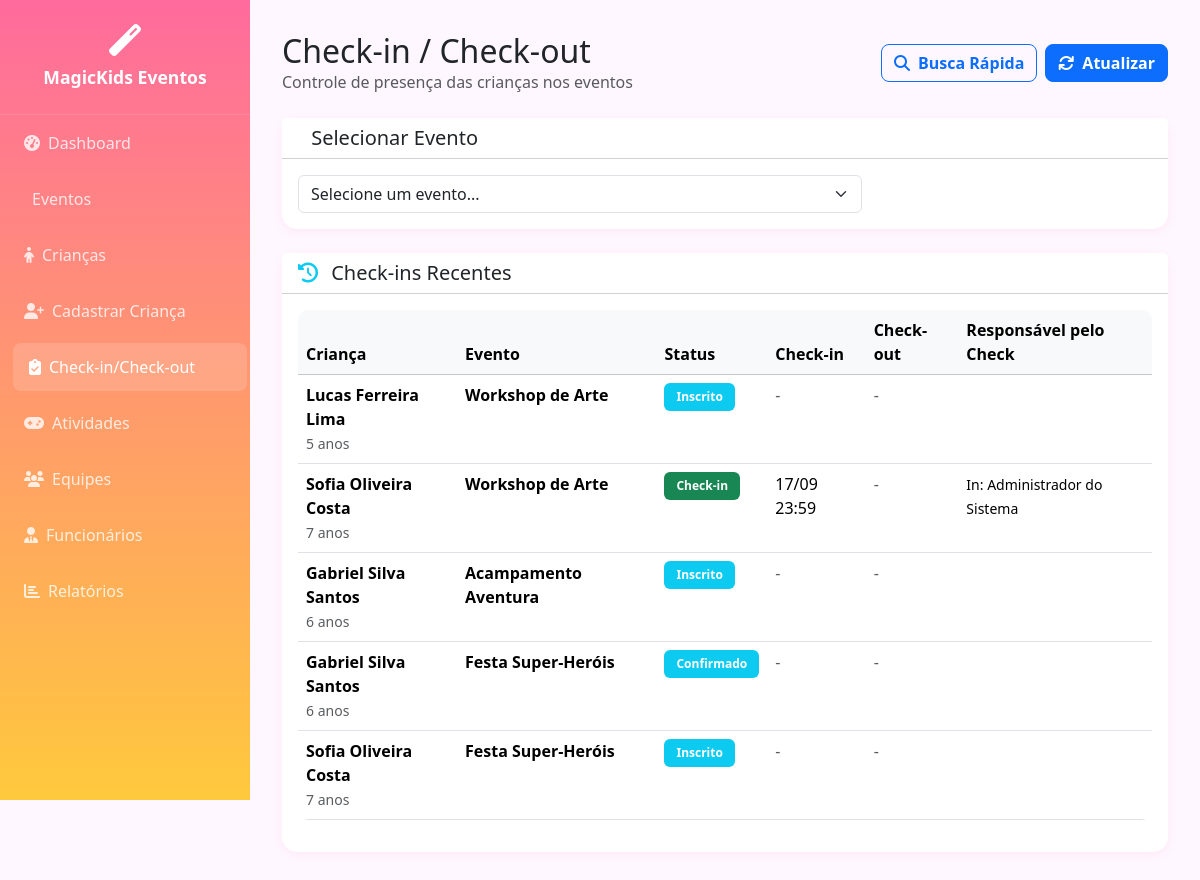
The page /checkin.php (signed in) on the database as committed earlier.
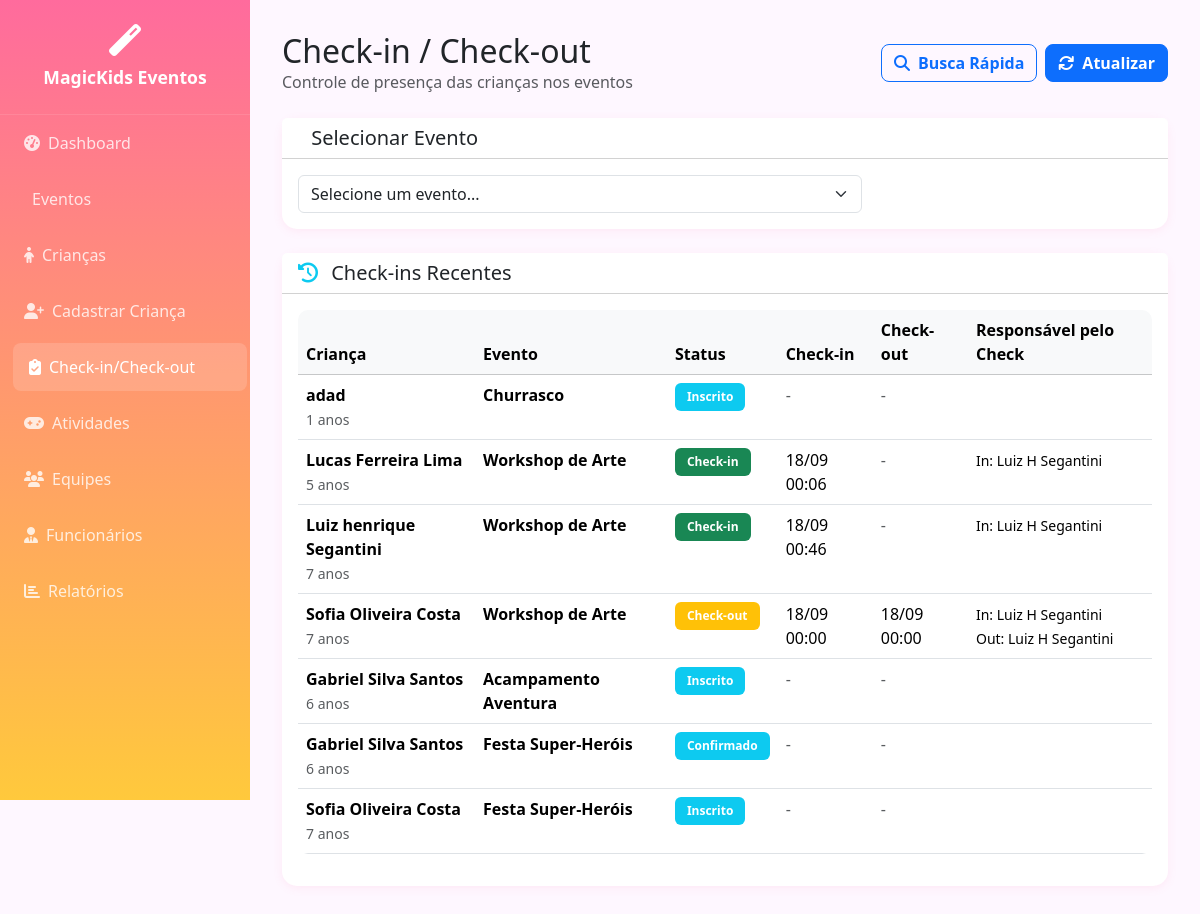
The same page on the database as committed later.
### tables this page shows
CREATE TABLE IF NOT EXISTS `evento_criancas` (
  `id` int(11) NOT NULL AUTO_INCREMENT,
  `evento_id` int(11) NOT NULL,
  `crianca_id` int(11) NOT NULL,
  `status_participacao` enum('Inscrito','Confirmado','Check-in','Check-out','Cancelado') DEFAULT 'Inscrito',
  `data_inscricao` timestamp NOT NULL DEFAULT current_timestamp(),
  `data_checkin` timestamp NULL DEFAULT NULL,
  `data_checkout` timestamp NULL DEFAULT NULL,
  `observacoes` text DEFAULT NULL,
  `usuario_checkin` int(11) DEFAULT NULL,
  `usuario_checkout` int(11) DEFAULT NULL,
  PRIMARY KEY (`id`),
  UNIQUE KEY `unique_evento_crianca` (`evento_id`,`crianca_id`),
  KEY `evento_id` (`evento_id`),
  KEY `crianca_id` (`crianca_id`),
  KEY `usuario_checkin` (`usuario_checkin`),
  KEY `usuario_checkout` (`usuario_checkout`),
  CONSTRAINT `evento_criancas_checkin_fk` FOREIGN KEY (`usuario_checkin`) REFERENCES `usuarios` (`id`),
  CONSTRAINT `evento_criancas_checkout_fk` FOREIGN KEY (`usuario_checkout`) REFERENCES `usuarios` (`id`),
  CONSTRAINT `evento_criancas_crianca_fk` FOREIGN KEY (`crianca_id`) REFERENCES `criancas_cadastro` (`id`) ON DELETE CASCADE,
  CONSTRAINT `evento_criancas_evento_fk` FOREIGN KEY (`evento_id`) REFERENCES `eventos` (`id`) ON DELETE CASCADE
);

CREATE TABLE IF NOT EXISTS `criancas_cadastro` (
  `id` int(11) NOT NULL AUTO_INCREMENT,
  `nome_completo` varchar(255) NOT NULL,
  `data_nascimento` date NOT NULL,
  `idade` int(3) NOT NULL,
  `sexo` enum('Masculino','Feminino') NOT NULL,
  `alergia_alimentos` text DEFAULT NULL,
  `alergia_medicamentos` text DEFAULT NULL,
  `restricoes_alimentares` text DEFAULT NULL,
  `observacoes_saude` text DEFAULT NULL,
  `nome_responsavel` varchar(255) NOT NULL,
  `grau_parentesco` varchar(50) NOT NULL,
  `telefone_principal` varchar(20) NOT NULL,
  `telefone_alternativo` varchar(20) DEFAULT NULL,
  `endereco_completo` text NOT NULL,
  `documento_rg_cpf` varchar(20) NOT NULL,
  `email_responsavel` varchar(255) DEFAULT NULL,
  `nome_emergencia` varchar(255) NOT NULL,
  `telefone_emergencia` varchar(20) NOT NULL,
  `grau_parentesco_emergencia` varchar(50) NOT NULL,
  `autorizacao_retirada` enum('Sim','Não') NOT NULL DEFAULT 'Não',
  `data_cadastro` timestamp NOT NULL DEFAULT current_timestamp(),
  `data_atualizacao` timestamp NOT NULL DEFAULT current_timestamp() ON UPDATE current_timestamp(),
  `ativo` tinyint(1) DEFAULT 1,
  PRIMARY KEY (`id`),
  KEY `idx_nome` (`nome_completo`),
  KEY `idx_idade` (`idade`),
  KEY `idx_data_nascimento` (`data_nascimento`)
);

CREATE TABLE IF NOT EXISTS `eventos` (
  `id` int(11) NOT NULL AUTO_INCREMENT,
  `nome` varchar(255) NOT NULL,
  `tipo_evento` enum('Festa Infantil','Aniversário','Workshop','Acampamento','Gincana','Show Infantil','Outro') DEFAULT 'Festa Infantil',
  `faixa_etaria_min` int(3) DEFAULT 3,
  `faixa_etaria_max` int(3) DEFAULT 12,
  `capacidade_maxima` int(4) DEFAULT 50,
  `local_evento` text DEFAULT NULL,
  `duracao_horas` decimal(3,1) DEFAULT 4.0,
  `descricao` text DEFAULT NULL,
  `data_inicio` date DEFAULT NULL,
  `data_fim_evento` date DEFAULT NULL,
  `status` enum('planejado','em_andamento','concluido','cancelado') DEFAULT 'planejado',
  `coordenador_id` int(11) DEFAULT NULL,
  `data_criacao` timestamp NOT NULL DEFAULT current_timestamp(),
  `data_atualizacao` timestamp NOT NULL DEFAULT current_timestamp() ON UPDATE current_timestamp(),
  PRIMARY KEY (`id`),
  KEY `gerente_id` (`coordenador_id`),
  CONSTRAINT `eventos_ibfk_1` FOREIGN KEY (`coordenador_id`) REFERENCES `usuarios` (`id`)
);

CREATE TABLE IF NOT EXISTS `usuarios` (
  `id` int(11) NOT NULL AUTO_INCREMENT,
  `nome_completo` varchar(255) NOT NULL,
  `cpf` varchar(14) NOT NULL,
  `email` varchar(255) NOT NULL,
  `cargo` varchar(100) DEFAULT NULL,
  `login` varchar(50) NOT NULL,
  `senha` varchar(255) NOT NULL,
  `perfil` enum('administrador','coordenador','animador','monitor','auxiliar') NOT NULL,
  `data_criacao` timestamp NOT NULL DEFAULT current_timestamp(),
  `data_atualizacao` timestamp NOT NULL DEFAULT current_timestamp() ON UPDATE current_timestamp(),
  PRIMARY KEY (`id`),
  UNIQUE KEY `cpf` (`cpf`),
  UNIQUE KEY `email` (`email`),
  UNIQUE KEY `login` (`login`)
);

### checkin.php (the view, shortened to what the changed rows need)
<?php
require_once 'controllers/CriancasController.php';
$criancasController = new CriancasController();
$evento_id = $_GET['evento'] ?? '';
$criancasEvento = [];
$checkins_recentes = $criancasController->getCriancasCheckin();
?>
<!DOCTYPE html>
<html lang="pt-BR">
<head>
    <link href="https://cdnjs.cloudflare.com/ajax/libs/bootstrap/5.3.2/css/bootstrap.min.css" rel="stylesheet">
    <link href="https://cdnjs.cloudflare.com/ajax/libs/font-awesome/6.4.0/css/all.min.css" rel="stylesheet">
</head>
<body>
    <main class="main-content">
        <div class="d-flex justify-content-between align-items-center mb-4">
            <div>
                <h2 class="mb-0">Check-in / Check-out</h2>
            </div>
        </div>
        <?php if ($evento_id && !empty($criancasEvento)): ?>
        <div class="card">
            <div class="card-header bg-white">
                <h5 class="card-title mb-0">
                    <i class="fas fa-child me-2 text-success"></i>
                    Crianças do Evento
                </h5>
            </div>
            <div class="card-body">
                <div class="row">
                    <?php foreach ($criancasEvento as $crianca): ?>
                    <div class="col-lg-6 col-xl-4 mb-3">
                        <div class="card crianca-card <?php echo strtolower(str_replace('-', '', $crianca['status_participacao'])); ?>">
                            <div class="card-body p-3">
                                <div class="d-flex align-items-start">
                                    <div class="crianca-avatar">
                                        <?php echo strtoupper(substr($crianca['nome_completo'], 0, 2)); ?>
                                    </div>
                                    <div class="flex-grow-1">
                                        <div class="d-flex justify-content-between align-items-start mb-2">
                                            <div>
                                                <h6 class="mb-1"><?php echo htmlspecialchars($crianca['nome_completo']); ?></h6>
                                                <small class="text-muted">
                                                    <?php echo $crianca['idade']; ?> anos •
                                                    <?php echo htmlspecialchars($crianca['nome_responsavel']); ?>
                                                </small>
                                            </div>
                                            <span class="badge status-badge bg-<?php
                                                echo $crianca['status_participacao'] === 'Check-in' ? 'success' :
                                                    ($crianca['status_participacao'] === 'Check-out' ? 'warning' :
                                                    ($crianca['status_participacao'] === 'Confirmado' ? 'info' : 'secondary'));
                                            ?>">
                                                <?php echo $crianca['status_participacao']; ?>
                                            </span>
                                        </div>
                                        <div class="mb-2">
                                            <small class="text-muted">
                                                <i class="fas fa-phone me-1"></i>
                                                <?php echo htmlspecialchars($crianca['telefone_principal']); ?>
                                            </small>
                                        </div>
                                        <?php if (!empty($crianca['alergia_alimentos']) || !empty($crianca['alergia_medicamentos'])): ?>
                                        <div class="mb-2">
                                            <?php if (!empty($crianca['alergia_alimentos'])): ?>
                                            <span class="alergia-alert">
                                                <i class="fas fa-utensils me-1"></i>
                                                <?php echo htmlspecialchars($crianca['alergia_alimentos']); ?>
                                            </span>
                                            <?php endif; ?>
                                            <?php if (!empty($crianca['alergia_medicamentos'])): ?>
                                            <span class="alergia-alert">
                                                <i class="fas fa-pills me-1"></i>
                                                <?php echo htmlspecialchars($crianca['alergia_medicamentos']); ?>
                                            </span>
                                            <?php endif; ?>
                                        </div>
                                        <?php endif; ?>
                                        <?php if ($crianca['data_checkin']): ?>
                                        <small class="text-muted d-block">
                                            <i class="fas fa-sign-in-alt me-1"></i>
                                            Check-in: <?php echo date('H:i', strtotime($crianca['data_checkin'])); ?>
                                            <?php if ($crianca['usuario_checkin_nome']): ?>
                                            por <?php echo htmlspecialchars($crianca['usuario_checkin_nome']); ?>
                                            <?php endif; ?>
                                        </small>
                                        <?php endif; ?>
                                        <?php if ($crianca['data_checkout']): ?>
                                        <small class="text-muted d-block">
                                            <i class="fas fa-sign-out-alt me-1"></i>
                                            Check-out: <?php echo date('H:i', strtotime($crianca['data_checkout'])); ?>
                                            <?php if ($crianca['usuario_checkout_nome']): ?>
                                            por <?php echo htmlspecialchars($crianca['usuario_checkout_nome']); ?>
                                            <?php endif; ?>
                                        </small>
                                        <?php endif; ?>
                                        <div class="mt-3 d-flex gap-2">
                                            <?php if ($crianca['status_participacao'] !== 'Check-in' && $crianca['status_participacao'] !== 'Check-out'): ?>
                                            <button type="button" class="btn btn-success btn-sm flex-grow-1"
                                                    onclick="realizarCheckin(<?php echo $evento_id; ?>, <?php echo $crianca['crianca_id']; ?>, '<?php echo htmlspecialchars($crianca['nome_completo']); ?>')">
                                                <i class="fas fa-sign-in-alt me-1"></i>Check-in
                                            </button>
                                            <?php elseif ($crianca['status_participacao'] === 'Check-in'): ?>
                                            <button type="button" class="btn btn-warning btn-sm flex-grow-1"
                                                    onclick="realizarCheckout(<?php echo $evento_id; ?>, <?php echo $crianca['crianca_id']; ?>, '<?php echo htmlspecialchars($crianca['nome_completo']); ?>')">
                                                <i class="fas fa-sign-out-alt me-1"></i>Check-out
                                            </button>
                                            <?php else: ?>
                                            <span class="badge bg-secondary">Finalizado</span>
                                            <?php endif; ?>
                                            <button type="button" class="btn btn-outline-info btn-sm"
                                                    onclick="verDetalhes(<?php echo htmlspecialchars(json_encode($crianca)); ?>)">
                                                <i class="fas fa-eye"></i>
                                            </button>
                                        </div>
                                    </div>
                                </div>
                            </div>
                        </div>
                    </div>
                    <?php endforeach; ?>
                </div>
            </div>
        </div>
        <?php else: ?>
        <div class="card">
            <div class="card-body">
                <?php if (empty($checkins_recentes)): ?>
                    <div class="text-center py-4">
                        <i class="fas fa-clipboard-list fa-3x text-muted mb-3"></i>
                        <p class="text-muted">Nenhum check-in registrado recentemente</p>
                    </div>
                <?php else: ?>
                    <div class="table-responsive">
                        <table class="table table-hover">
                            <thead class="table-light">
                                <tr>
                                    <th>Criança</th>
                                    <th>Evento</th>
                                    <th>Status</th>
                                    <th>Check-in</th>
                                    <th>Check-out</th>
                                    <th>Responsável pelo Check</th>
                                </tr>
                            </thead>
                            <tbody>
                                <?php foreach (array_slice($checkins_recentes, 0, 20) as $checkin): ?>
                                <tr>
                                    <td>
                                        <strong><?php echo htmlspecialchars($checkin['nome_completo']); ?></strong><br>
                                        <small class="text-muted"><?php echo $checkin['idade']; ?> anos</small>
                                    </td>
                                    <td>
                                        <strong><?php echo htmlspecialchars($checkin['evento_nome']); ?></strong>
                                    </td>
                                    <td>
                                        <span class="badge bg-<?php
                                            echo $checkin['status_participacao'] === 'Check-in' ? 'success' :
                                                ($checkin['status_participacao'] === 'Check-out' ? 'warning' : 'info');
                                        ?>">
                                            <?php echo $checkin['status_participacao']; ?>
                                        </span>
                                    </td>
                                    <td>
                                        <?php if ($checkin['data_checkin']): ?>
                                            <?php echo date('d/m H:i', strtotime($checkin['data_checkin'])); ?>
                                        <?php else: ?>
                                            <span class="text-muted">-</span>
                                        <?php endif; ?>
                                    </td>
                                    <td>
                                        <?php if ($checkin['data_checkout']): ?>
                                            <?php echo date('d/m H:i', strtotime($checkin['data_checkout'])); ?>
                                        <?php else: ?>
                                            <span class="text-muted">-</span>
                                        <?php endif; ?>
                                    </td>
                                    <td>
                                        <small>
                                            <?php if ($checkin['usuario_checkin_nome']): ?>
                                                In: <?php echo htmlspecialchars($checkin['usuario_checkin_nome']); ?>
                                            <?php endif; ?>
                                            <?php if ($checkin['usuario_checkout_nome']): ?>
                                                <br>Out: <?php echo htmlspecialchars($checkin['usuario_checkout_nome']); ?>
                                            <?php endif; ?>
                                        </small>
                                    </td>
                                </tr>
                                <?php endforeach; ?>
                            </tbody>
                        </table>
                    </div>
                <?php endif; ?>
            </div>
        </div>
        <?php endif; ?>
    </main>
</body>
</html>

Rows that differ between the two databases and show on the page:
added evento_criancas: crianca.nome_completo "adad", crianca.idade "1", evento.nome "Churrasco", status_participacao "Inscrito"
changed evento_criancas "Lucas Ferreira Lima": status_participacao "Inscrito" → "Check-in"; data_checkin (not shown) → "18/09 00:06"; usuario_checkin.nome_completo (not shown) → "Luiz H Segantini"; no longer shows "-"
added evento_criancas: crianca.nome_completo "Luiz henrique Segantini", crianca.idade "7", evento.nome "Workshop de Arte", status_participacao "Check-in", data_checkin "18/09 00:46", usuario_checkin.nome_completo "Luiz H Segantini"
changed evento_criancas: status_participacao "Check-in" → "Check-out"; data_checkin "17/09 23:59" → "18/09 00:00"; data_checkout (not shown) → "18/09 00:00"; usuario_checkin.nome_completo "Administrador do Sistema" → "Luiz H Segantini"; usuario_checkin.nome_completo (not shown) → "Luiz H Segantini"; no longer shows "-"
